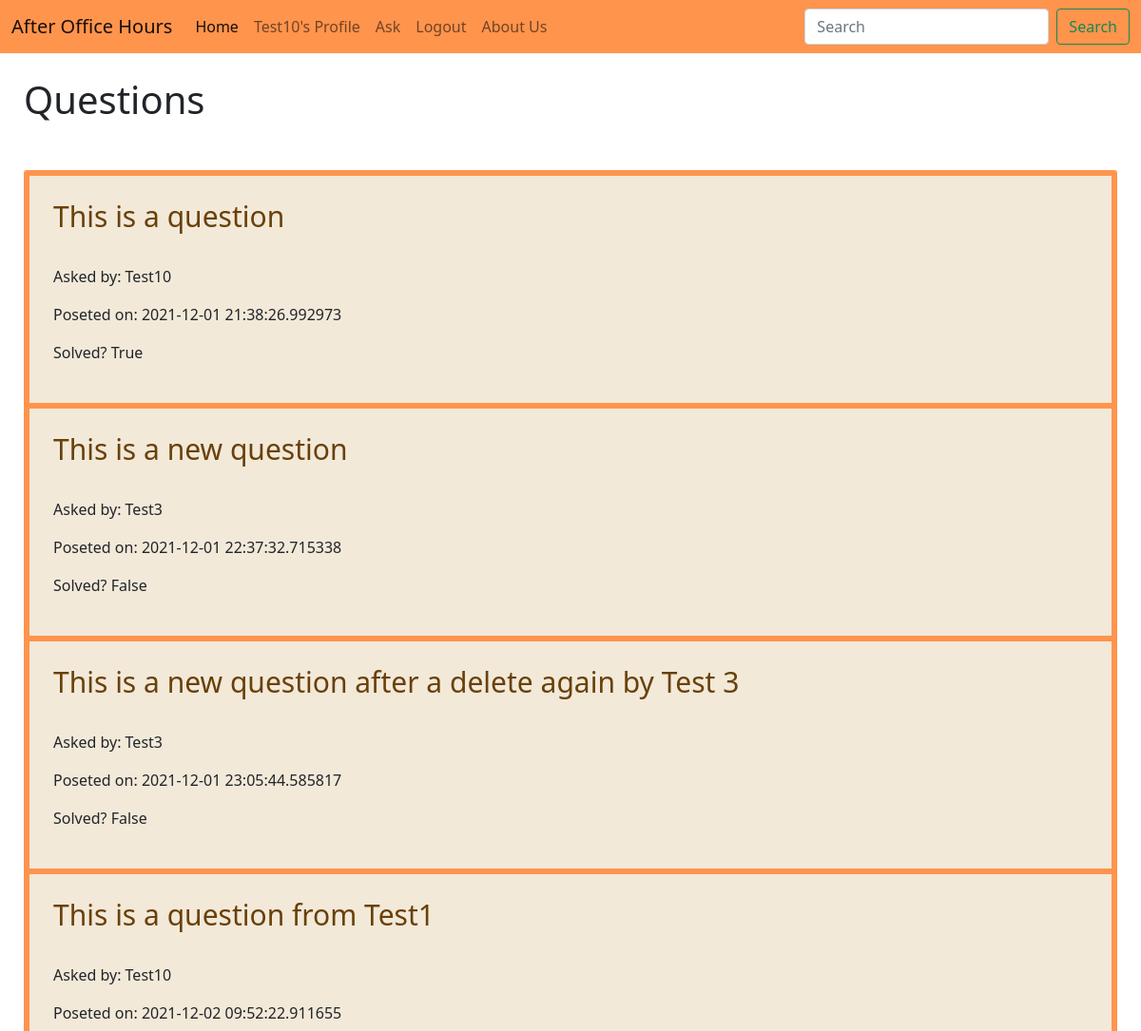
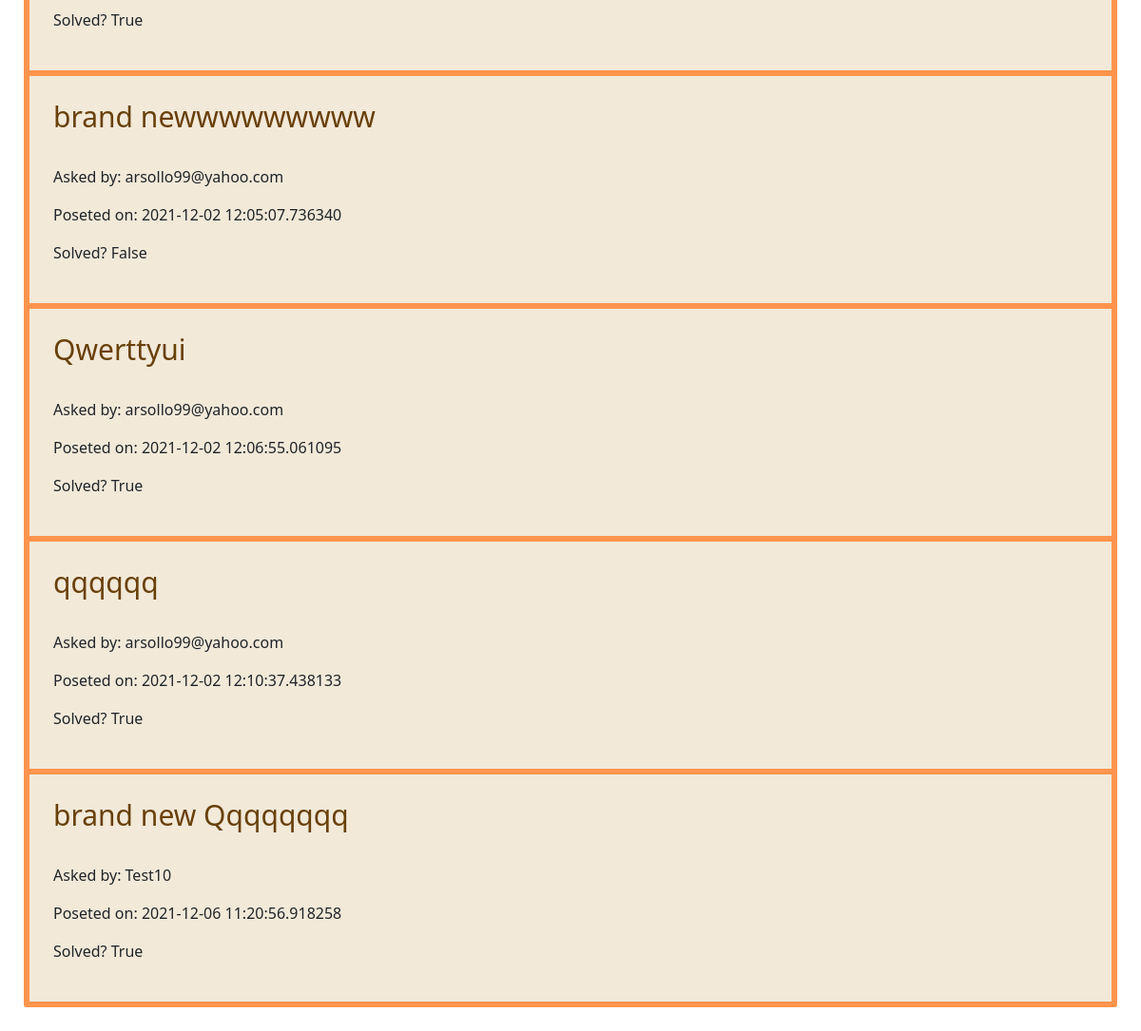
Screenshot of / (signed in) with the database file from the repository (2 pictures, top to bottom).
### Question.py (models this page shows)
class User(UserMixin, db.Model):
    id = db.Column(db.Integer, primary_key=True)
    username = db.Column(db.String(20), unique=True, nullable=False)
    email = db.Column(db.String(120), unique=True, nullable=False)
    password = db.Column(db.String(60), nullable=False)
    questions = db.relationship('Question', backref='author', lazy=True)

class Question(db.Model):
    id = db.Column(db.Integer, primary_key=True)
    q_text = db.Column(db.Text)
    asked_by_id = db.Column(db.Integer, db.ForeignKey('user.id'))
    post_time = db.Column(db.DateTime)
    solved = db.Column(db.Boolean)
    answers = db.relationship('Answer', backref='question', lazy = True)

### Question.py (the view)
@app.route("/home/")
@app.route("/")
def home():
    questions = Question.query.all()
    users = User.query.all()
    context = {
        'questions' : questions,
        'users' : users
    }
    return render_template('home.html', **context)

### Question.py (called while the page is built)
@login_manager.user_loader
def load_user(user_id):
    print(user_id)
    return User.query.get(int(user_id))

### Templates/home.html (shortened to what this page needs)
<!DOCTYPE html>
<html>
<head>
	<link href="https://cdn.jsdelivr.net/npm/bootstrap@5.1.3/dist/css/bootstrap.min.css" rel="stylesheet">
	<link rel="stylesheet" href="{{ url_for('static', filename = 'website_style.css')}}">
</head>
<body>
    <nav class="navbar navbar-expand-lg navbar-light ">
      <div class="container-fluid">
        <a class="navbar-brand" href="/">After Office Hours</a>
        <div class="collapse navbar-collapse" id="navbarScroll">
          <ul class="navbar-nav me-auto my-2 my-lg-0 navbar-nav-scroll" style="--bs-scroll-height: 100px;">
            <li class="nav-item">
              <a class="nav-link active" aria-current="page" href="{{ url_for('home') }}">Home</a>
            </li>
            {% if current_user.is_authenticated %}
            <li class="nav-item">
              <a class="nav-link" href="{{ url_for('profile') }}">{{current_user.username}}'s Profile</a>
            </li>
            <li class="nav-item">
              <a class="nav-link" href="{{ url_for('ask') }} ">Ask</a>
            </li>
            <li class="nav-item">
              <a class="nav-link" href="{{ url_for('logout') }}">Logout</a>
            </li>
            {%endif%}
              <a class="nav-link" href="{{ url_for('about') }} ">About Us</a>
          </ul>
          <form class="d-flex">
            <input class="form-control me-2" type="search" placeholder="Search" aria-label="Search">
            <button class="btn btn-outline-success" type="submit">Search</button>
          </form>
        </div>
      </div>
    </nav>
    {% block content %}
    <div class="welcome_page">
      <h1 id="question_header">Questions</h1>
    </div>
    <div class="home_asked_questions">
      <div class="row">
        <div class="col-lg-12">
          <div class="list-group">
            {%for question in questions%}
              {% for user in users%}
                  {% if user.id == question.asked_by_id %}
                  <a href="{{url_for('question', question_id = question.id)}}" class="list-group-item">
                  <h4 class="list-group-item-heading">{{ question.q_text }}</h4>
                  <p class="list-group-item-text">Asked by: {{ user.username}}</p>
                  <p class="list-group-item-text">Poseted on: {{ question.post_time }}</p>
                  <p class="list-group-item-text">Solved? {{ question.solved }}</p>
                  </a>
                  {%endif%}
                {%endfor%}
            {%endfor%}
          </div>
        </div>
      </div>
    </div>
    {% endblock content %}
  </body>
</html>

### static/website_style.css (style rules this page uses)
* { margin: 0; padding: 0; }
.navbar-light { background-color: rgb(255, 148, 77); }
#question_header { padding: 25px; }
.home_asked_questions { margin: 25px 25px 25px 25px; background-color: rgb(242, 233, 217); }
.home_asked_questions a { padding: 25px; border-style: solid; border-width: 6px; border-color: rgb(255, 148, 77); background-color: rgb(242, 233, 217); }
.home_asked_questions a h4 { color: rgb(105, 64, 8); padding-bottom: 25px; font-size: 30px; }

### rows the page displays
User: username "Test10"
Question: q_text "This is a question", post_time "2021-12-01 21:38:26.992973", solved "True"
Question: q_text "This is a new question", post_time "2021-12-01 22:37:32.715338", solved "False"
User: username "Test3"
Question: q_text "This is a new question after a delete again by Test 3", post_time "2021-12-01 23:05:44.585817", solved "False"
Question: q_text "This is a question from Test1", post_time "2021-12-02 09:52:22.911655", solved "True"
Question: q_text "brand newwwwwwwww", post_time "2021-12-02 12:05:07.736340", solved "False"
User: username "arsollo99@yahoo.com"
Question: q_text "Qwerttyui", post_time "2021-12-02 12:06:55.061095", solved "True"
Question: q_text "qqqqqq", post_time "2021-12-02 12:10:37.438133", solved "True"
Question: q_text "brand new Qqqqqqqq", post_time "2021-12-06 11:20:56.918258", solved "True"
